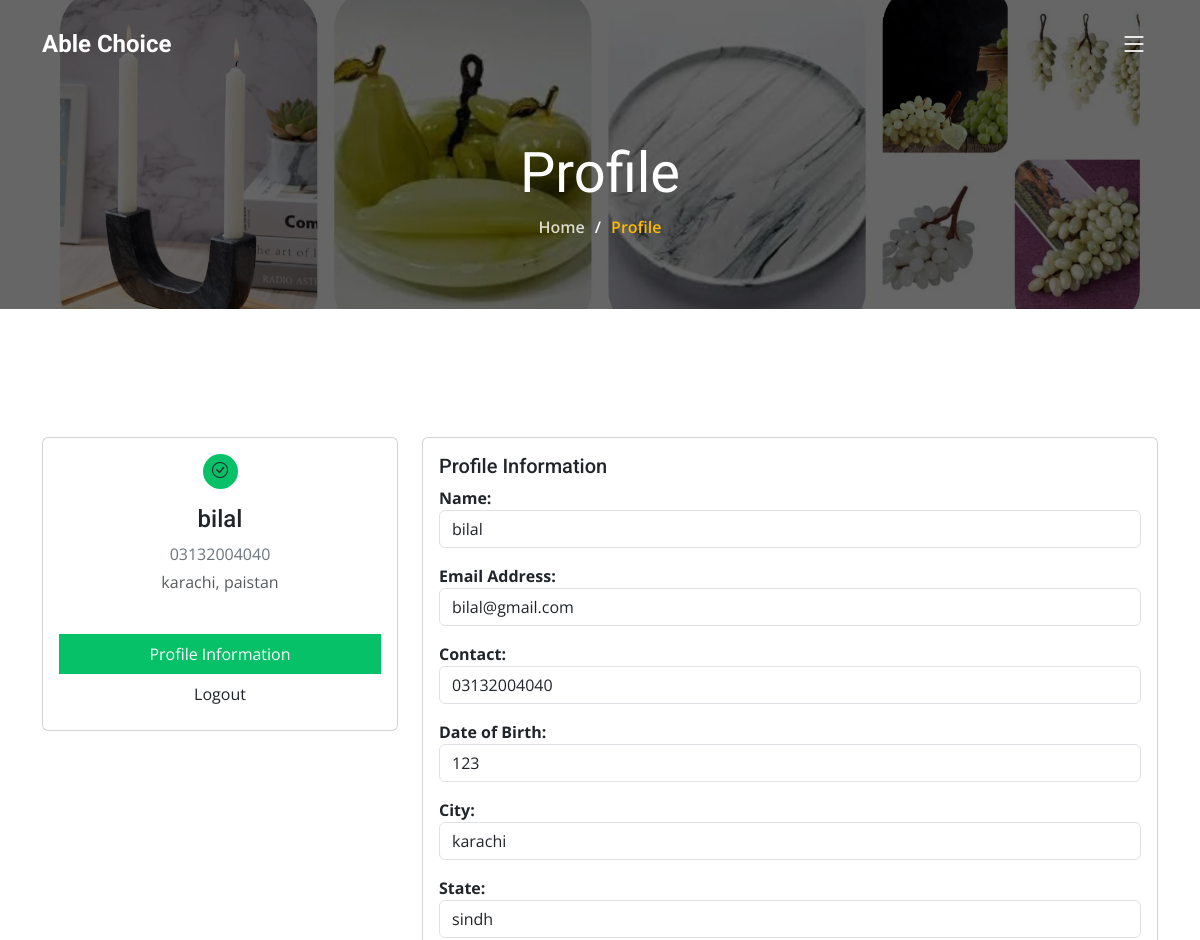
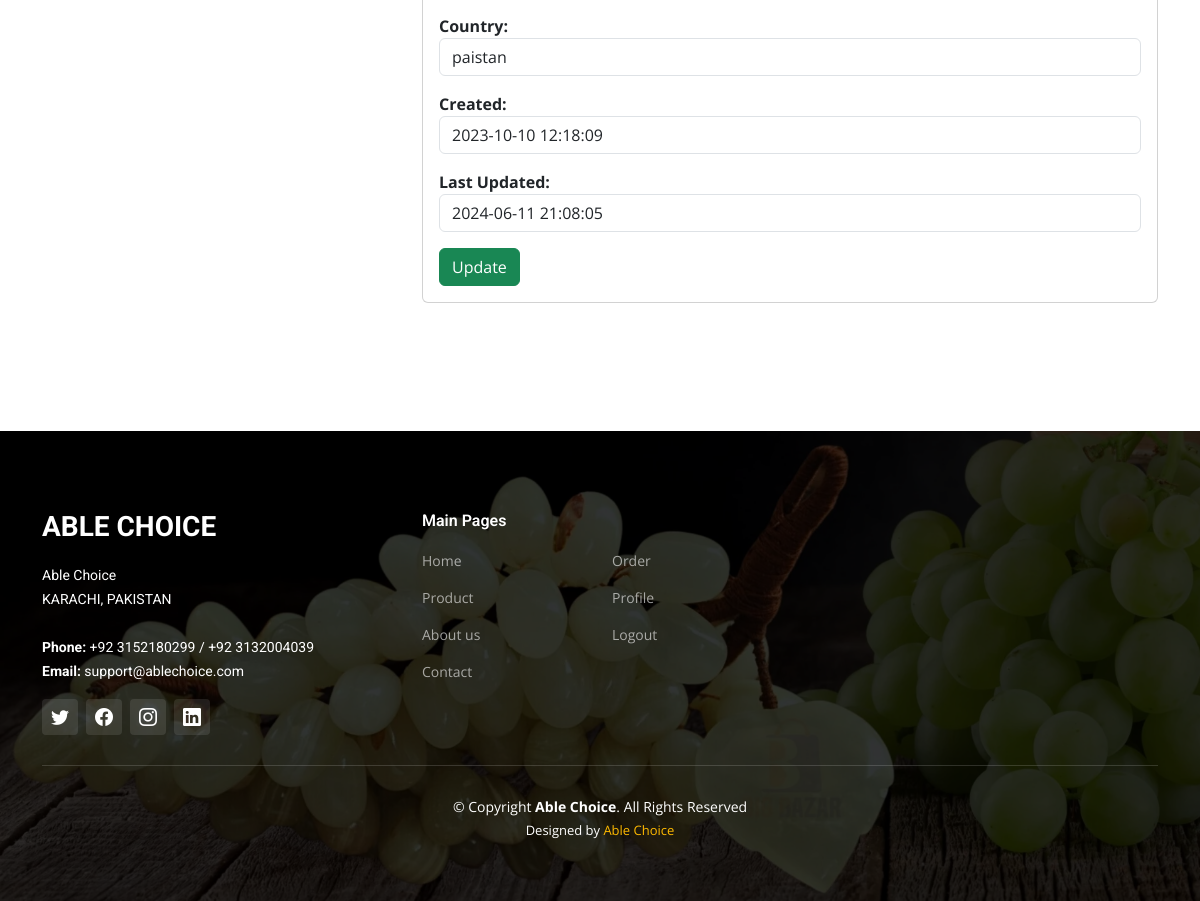
The page /Views/profile.php (signed in) on the database its author committed (2 pictures, top to bottom).
### tables this page shows
CREATE TABLE `address` (
  `id` int(11) NOT NULL,
  `user_id` int(11) DEFAULT NULL,
  `address` longtext DEFAULT NULL,
  `city` varchar(500) DEFAULT NULL,
  `state` varchar(200) DEFAULT NULL,
  `postal_code` varchar(200) DEFAULT NULL,
  `country` varchar(200) DEFAULT NULL,
  `created_at` datetime NOT NULL DEFAULT current_timestamp(),
  `updated_at` datetime DEFAULT NULL ON UPDATE current_timestamp(),
  `deleted_at` datetime DEFAULT NULL
);

CREATE TABLE `user` (
  `id` int(11) NOT NULL,
  `name` varchar(500) DEFAULT NULL,
  `email` varchar(200) DEFAULT NULL,
  `parent_name` varchar(500) DEFAULT NULL,
  `phone` varchar(200) DEFAULT NULL,
  `password` varchar(200) DEFAULT NULL,
  `role` varchar(200) DEFAULT NULL,
  `created_at` datetime NOT NULL DEFAULT current_timestamp(),
  `updated_at` datetime DEFAULT NULL ON UPDATE current_timestamp(),
  `deleted_at` datetime DEFAULT NULL
);

### Views/Profile.php (the view, shortened to what this page needs)
<?php
$page = "Profile";
include "Master/header.php";
include "../Model/connection.php";
?>
<main id="main">
<?php include "Master/breadcrumb.php"; ?>
    <section class="my-5">
        <div class="container">
            <div class="main-body">
                <div class="row">
                    <div class="col-lg-4">
                        <div class="card">
                            <div class="card-body">
                                <?php
                                $name = '';
                                $email = '';
                                $phone = '';
                                $password = '';
                                $city = '';
                                $state = '';
                                $country = '';
                                $created_at = '';
                                $lastupdatedate = '';
                                $user_id = $_SESSION['user_id'];
                                $query = "SELECT user.*, address.address as address_address, address.city as city, address.state as state,
                                          address.postal_code as postal_code, address.country as country
                                          FROM user
                                          JOIN address ON user.id = address.user_id
                                          WHERE user.id = '$user_id' AND user.deleted_at IS NULL";
                                $res = mysqli_query($con, $query);
                                if (mysqli_num_rows($res) > 0) {
                                    $row = mysqli_fetch_assoc($res);
                                    $name = $row['name'];
                                    $email = $row['email'];
                                    $phone = $row['phone'];
                                    $password = $row['password'];
                                    $city = $row['city'];
                                    $state = $row['state'];
                                    $country = $row['country'];
                                    $created_at = $row['created_at'];
                                    $lastupdatedate = $row['updated_at'];
                                }
                                ?>
                                <div class="d-flex flex-column align-items-center text-center">
                                    <i class="bi bi-check-circle rounded-circle p-1 bg-warning" style="width:35px;height:35px; background-color: #06C167 !important;"></i>
                                    <div class="mt-3">
                                        <h4><?php echo $name ?></h4>
                                        <p class="text-secondary mb-1"><?php echo $phone ?></p>
                                        <p class="text-muted font-size-sm"><?php echo $city.', '. $country ?></p>
                                    </div>
                                </div>
                                <div class="list-group list-group-flush text-center mt-4">
                                    <a href="#" style="background-color:#06C167 !important" class="list-group-item list-group-item-action border-0 active"
                                        onclick="showProfileDetails()">
                                        Profile Information
                                    </a>
                                    <a href="logout.php" class="list-group-item list-group-item-action border-0">Logout</a>
                                </div>
                            </div>
                        </div>
                    </div>
                    <div class="col-lg-8">
                        <div id="profileDetails" class="card" style="display: none;">
                            <div class="card-body">
                                <div class="profile-info">
                                    <h5>Profile Information</h5>
                                    <form action="Profile.php" method="post">
                                    <p><strong>Name:</strong> <input class="form-control" type="text" value="<?php echo $name ?>" name="name" /> </p>
                                    <p><strong>Email Address:</strong> <input class="form-control" type="text" value="<?php echo $email ?>" name="email" /></p>
                                    <p><strong>Contact:</strong> <input class="form-control" type="text" value="<?php echo $phone ?>" name="phone" /></p>
                                    <p><strong>Date of Birth:</strong> <input class="form-control" type="text" value="<?php echo $password ?>" name="password" /></p>
                                    <p><strong>City:</strong> <input class="form-control" type="text" value="<?php echo $city ?>" name="city" /></p>
                                    <p><strong>State:</strong> <input class="form-control" type="text" value="<?php echo $state ?>" name="state" /></p>
                                    <p><strong>Country:</strong> <input class="form-control" type="text" value="<?php echo $country ?>" name="country" /></p>
                                    <p><strong>Created:</strong> <input class="form-control" type="text" value="<?php echo $created_at ?>" name="created_at" /></p>
                                    <p><strong>Last Updated:</strong> <input class="form-control" type="text" value="<?php echo $lastupdatedate ?>" name="lastupdate" /></p>
                                    <button type="submit" class="btn btn-success">
                                        Update
                                    </button>
                                    </form>
                                </div>
                            </div>
                        </div>
                    </div>
                </div>
            </div>
        </div>
    </section>
<?php
include "Master/footer.php";
?>
</main>

### Views/Master/breadcrumbHeader.php (shortened to what this page needs)
<!DOCTYPE html>
<html lang="en">
<head>
  <?php
  include "headLinks.php";
  ?>
  </head>

### Views/Master/headLinks.php (shortened to what this page needs)
<link href="../Assets/Vendor/bootstrap/css/bootstrap.min.css" rel="stylesheet">
<link href="../Assets/Vendor/bootstrap-icons/bootstrap-icons.css" rel="stylesheet">
<link href="../Assets/Vendor/fontawesome-free/css/all.min.css" rel="stylesheet">
<link href="../Assets/Vendor/aos/aos.css" rel="stylesheet">
<link href="../Assets/Vendor/glightbox/css/glightbox.min.css" rel="stylesheet">
<link href="../Assets/Vendor/swiper/swiper-bundle.min.css" rel="stylesheet">
<link href="../Assets/Style/main.css" rel="stylesheet">

### Views/Master/header.php (shortened to what this page needs)
<?php
include "breadcrumbHeader.php"; ?>
<body>
  <header id="header" class="header d-flex align-items-center">
    <div class="container-fluid container-xl d-flex align-items-center justify-content-between">
      <a href="index.html" class="logo d-flex align-items-center">
        <h1>Able Choice<span></span></h1>
      </a>
      <i class="mobile-nav-toggle mobile-nav-show bi bi-list"></i>
    </div>
  </header>

### Views/Master/breadcrumb.php
<div class="breadcrumbs d-flex align-items-center" style="background-image: url('../Assets/Images/breadcrumbs-bg-1.webp');">
  <div class="container position-relative d-flex flex-column align-items-center" data-aos="fade">
    <h2><?php echo $page?></h2>
    <ol>
      <li><a href="Index.php">Home</a></li>
      <li><?php echo $page?></li>
    </ol>
  </div>
</div>

### Views/Master/footer.php (shortened to what this page needs)
<footer id="footer" class="footer">
  <div class="footer-content position-relative">
    <div class="container">
      <div class="row">
        <div class="col-lg-4 col-md-6">
          <div class="footer-info">
            <h3>Able Choice</h3>
            <p>
              Able Choice <br>
              KARACHI, PAKISTAN<br><br>
              <strong>Phone:</strong> +92 3152180299 / +92 3132004039 <br>
              <strong>Email:</strong> support@ablechoice.com<br>
            </p>
            <div class="social-links d-flex mt-3">
              <a href="#" class="d-flex align-items-center justify-content-center"><i class="bi bi-twitter"></i></a>
              <a href="#" class="d-flex align-items-center justify-content-center"><i class="bi bi-facebook"></i></a>
              <a href="#" class="d-flex align-items-center justify-content-center"><i class="bi bi-instagram"></i></a>
              <a href="#" class="d-flex align-items-center justify-content-center"><i class="bi bi-linkedin"></i></a>
            </div>
          </div>
        </div>
        <div class="col-lg-2 col-md-2 footer-links">
          <h4>Main Pages</h4>
          <ul>
            <li><a href="Index.php">Home</a></li>
            <li><a href="Product.php">Product</a></li>
            <li><a href="About.php">About us</a></li>
            <li><a href="Contact.php">Contact</a></li>
          </ul>
        </div>
        <div class="col-lg-2 col-md-2 footer-links">
        <h4>&nbsp;</h4>
          <ul>
          <li><a href="Orders.php">Order</a></li>
          <?php if (isset($_SESSION['user_id'])): ?>
              <li><a href="profile.php">Profile</a></li>
              <li><a href="logout.php">Logout</a></li>
            <?php else: ?>
              <li><a href="Login.php">Login</a></li>
            <?php endif; ?>
          </ul>
        </div>
      </div>
    </div>
  </div>
  <div class="footer-legal text-center position-relative">
    <div class="container">
      <div class="copyright">
        &copy; Copyright <strong><span>Able Choice</span></strong>. All Rights Reserved
      </div>
      <div class="credits">
        Designed by <a href="">Able Choice</a>
      </div>
    </div>
  </div>
</footer>
<body>
  <html>

### Assets/Style/main.css (style rules this page uses)
:root { --font-default: "Open Sans", system-ui, -apple-system, "Segoe UI", Roboto, "Helvetica Neue", Arial, "Noto Sans", "Liberation Sans", sans-serif, "Apple Color Emoji", "Segoe UI Emoji", "Segoe UI Symbol", "Noto Color Emoji"; --font-primary: "Roboto", sans-serif; --font-secondary: "Work Sans", sans-serif; }
:root { --color-default: #364d59; --color-primary: #feb900; --color-secondary: #52565e; }
:root { scroll-behavior: smooth; }
body { font-family: var(--font-default); color: var(--color-default); overflow-x: hidden; }
a { color: var(--color-primary); text-decoration: none; }
h1, h2, h3, h4, h5, h6 { font-family: var(--font-primary); }
section { padding: 80px 0; overflow: hidden; }
.breadcrumbs { padding: 140px 0 60px 0; min-height: 30vh; position: relative; background-size: cover; background-position: center; background-repeat: no-repeat; }
.breadcrumbs:before { content: ""; background-color: rgba(0, 0, 0, 0.6); position: absolute; inset: 0; }
.breadcrumbs h2 { font-size: 56px; font-weight: 500; color: #fff; font-family: var(--font-secondary); }
.breadcrumbs ol { display: flex; flex-wrap: wrap; list-style: none; padding: 0 0 10px 0; margin: 0; font-size: 16px; font-weight: 600; color: var(--color-primary); }
.breadcrumbs ol a { color: rgba(255, 255, 255, 0.8); transition: 0.3s; }
.breadcrumbs ol li+li { padding-left: 10px; }
.breadcrumbs ol li+li::before { display: inline-block; padding-right: 10px; color: #fff; content: "/"; }
.header { z-index: 997; position: fixed; padding: 30px 0; top: 0; left: 0; right: 0; transition: background-color 0.3s ease; }
.header .logo h1 { font-size: 24px; font-weight: 700; color: #fff; margin-bottom: 0; font-family: var(--font-primary); }
@media (max-width: 1279px) { .mobile-nav-show { position: relative; color: #fff; font-size: 28px; cursor: pointer; line-height: 0; transition: 0.5s; z-index: 9999; padding-right: 10px; } }
.footer { color: #fff; background: url("../Images/Blank-2-Grids-Collage.webp") top center no-repeat; background-size: cover; font-size: 14px; padding: 80px 0 60px 0; position: relative; }
.footer:before { content: ""; background: rgba(0, 0, 0, 0.8); position: absolute; inset: 0; }
.footer .footer-content .footer-info { margin-bottom: 30px; }
.footer .footer-content .footer-info h3 { font-size: 28px; margin: 0 0 20px 0; padding: 2px 0 2px 0; line-height: 1; font-weight: 700; text-transform: uppercase; }
.footer .footer-content .footer-info p { font-size: 14px; line-height: 24px; margin-bottom: 0; font-family: var(--font-primary); color: #fff; }
.footer .footer-content .social-links a { font-size: 18px; display: inline-block; background: rgba(255, 255, 255, 0.1); color: #fff; line-height: 1; margin-right: 8px; border-radius: 4px; width: 36px; height: 36px; transition: 0.3s; }
.footer .footer-content h4 { font-size: 16px; font-weight: 600; color: #fff; position: relative; padding-bottom: 12px; }
.footer .footer-content .footer-links { margin-bottom: 30px; }
.footer .footer-content .footer-links ul { list-style: none; padding: 0; margin: 0; }
.footer .footer-content .footer-links ul li { padding: 8px 0; }
.footer .footer-content .footer-links ul li:first-child { padding-top: 0; }
.footer .footer-content .footer-links ul a { color: rgba(255, 255, 255, 0.6); transition: 0.3s; display: inline-block; line-height: 1; }
.footer .footer-legal .copyright { padding-top: 30px; border-top: 1px solid rgba(255, 255, 255, 0.15); }
.footer .footer-legal .credits { padding-top: 4px; font-size: 13px; color: #fff; }
.footer .footer-legal .credits a { color: var(--color-primary); }

### rows shown on the page
address: user.name "bilal", user.phone "03132004040", city "karachi", country "paistan", name "bilal", email "bilal@gmail.com", phone "03132004040", password "123", state "sindh", created_at "2023-10-10 12:18:09", lastupdate "2024-06-11 21:08:05"

### other values the page prints
$page "Profile"
